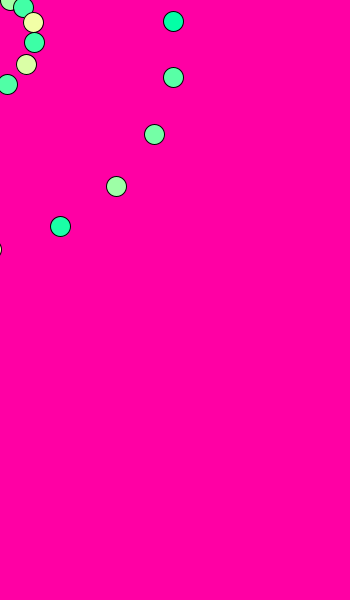
Frame 1 (no input)
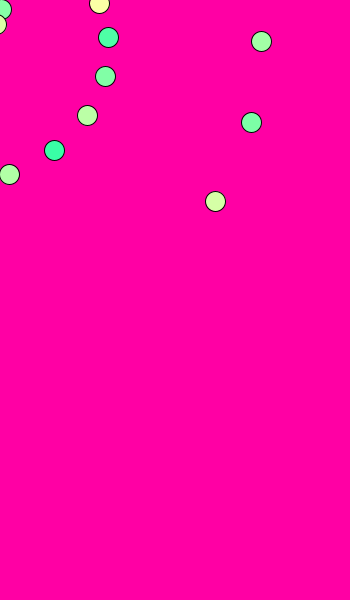
Frame 60 (the mouse pressed at the canvas centre just before this capture)
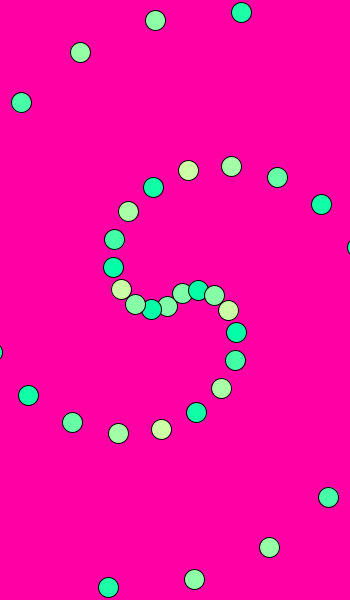
Frame 120 (the mouse held since frame 60 and released just before this capture)

The Processing sketch that drew these frames (run headless with seeded random() and noise(); from frame 60 on, the mouse is pressed at the canvas centre):

// Processing sketch: processing_95045
// ── processing_95045.pde

//five objects equal distance around the mouse
int objNum = 20;
float degrees = 360/objNum;
float distance = 50;
float angleOffset =0;

void setup () {
  size(350, 600);
}

void draw() {
  background(255, 0, 164);
  distance = 10;

  for (int i = 0; i < objNum; i++) {
fill(random( 255),255,166);
    float xOffset = cos(radians (degrees * i +angleOffset)) * distance;
    float yOffset = sin(radians (degrees *  i +angleOffset)) * distance;
    ellipse (mouseX + xOffset, mouseY + yOffset, 20, 20);
    xOffset = cos(radians (degrees * i +angleOffset + 180)) * distance;
    yOffset = sin(radians (degrees *  i +angleOffset + 180)) * distance;
    ellipse (mouseX + xOffset, mouseY + yOffset, 20, 20);
    distance+=15;
    angleOffset -=1;

  //angleOffset ++ =2

}
}
